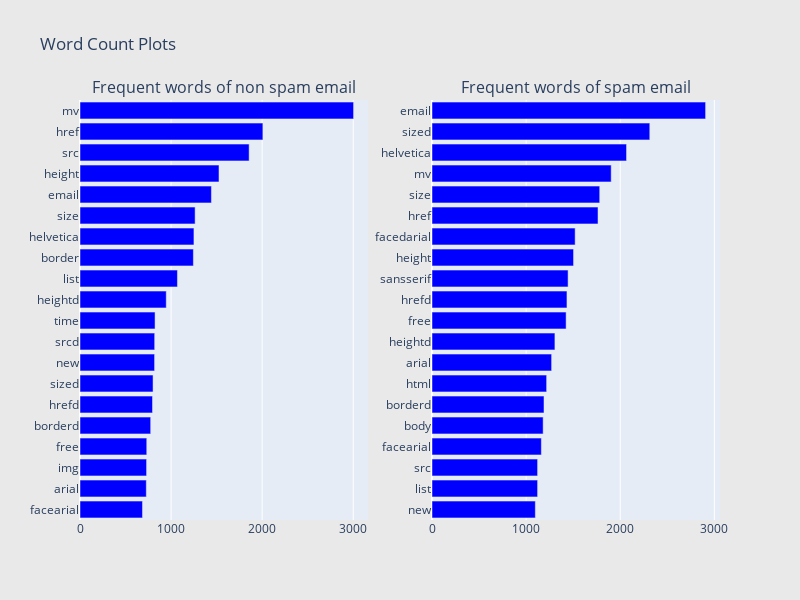

Notebook code for this chart:
### Code cell
visualize_in_bar_chart(1)

### Figure 1 — Plotly figure (JSON) as saved in the notebook; plotly's stock layout.template omitted (floating-point values rounded to 4 significant figures)
{"data": [{"marker": {"color": "blue"}, "orientation": "h", "showlegend": false, "type": "bar", "x": [686, 728, 731, 733, 776, 796, 802, 819, 820, 824, 947, 1070, 1245, 1251, 1264, 1443, 1526, 1857, 2008, 3004], "xaxis": "x", "y": ["facearial", "arial", "img", "free", "borderd", "hrefd", "sized", "new", "srcd", "time", "heightd", "list", "border", "helvetica", "size", "email", "height", "src", "href", "mv"], "yaxis": "y"}, {"marker": {"color": "blue"}, "orientation": "h", "showlegend": false, "type": "bar", "x": [1098, 1122, 1122, 1162, 1181, 1190, 1218, 1271, 1306, 1425, 1434, 1446, 1504, 1521, 1764, 1782, 1904, 2067, 2314, 2907], "xaxis": "x2", "y": ["new", "list", "src", "facearial", "body", "borderd", "html", "arial", "heightd", "free", "hrefd", "sansserif", "height", "facedarial", "href", "size", "mv", "helvetica", "sized", "email"], "yaxis": "y2"}], "layout": {"annotations": [{"font": {"size": 16}, "showarrow": false, "text": "Frequent words of non spam email", "x": 0.225, "xanchor": "center", "xref": "paper", "y": 1, "yanchor": "bottom", "yref": "paper"}, {"font": {"size": 16}, "showarrow": false, "text": "Frequent words of spam email", "x": 0.775, "xanchor": "center", "xref": "paper", "y": 1, "yanchor": "bottom", "yref": "paper"}], "height": 600, "paper_bgcolor": "rgb(233,233,233)", "title": {"text": "Word Count Plots"}, "width": 800, "xaxis": {"anchor": "y", "domain": [0, 0.45]}, "xaxis2": {"anchor": "y2", "domain": [0.55, 1]}, "yaxis": {"anchor": "x", "domain": [0, 1]}, "yaxis2": {"anchor": "x2", "domain": [0, 1]}}}
